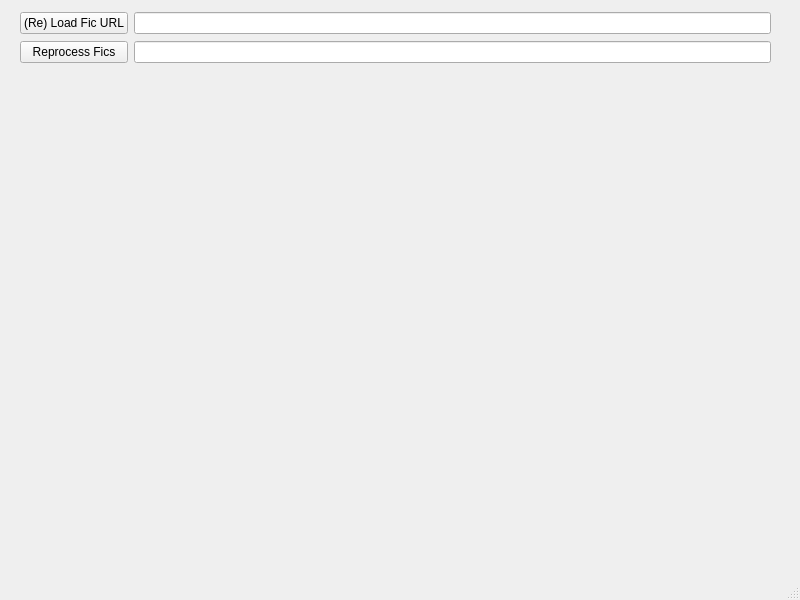
<?xml version="1.0" encoding="UTF-8"?>
<ui version="4.0">
 <class>servitorWindow</class>
 <widget class="QMainWindow" name="servitorWindow">
  <property name="geometry">
   <rect>
    <x>0</x>
    <y>0</y>
    <width>800</width>
    <height>600</height>
   </rect>
  </property>
  <property name="windowTitle">
   <string>MainWindow</string>
  </property>
  <widget class="QWidget" name="centralwidget">
   <widget class="QWidget" name="">
    <property name="geometry">
     <rect>
      <x>20</x>
      <y>11</y>
      <width>751</width>
      <height>54</height>
     </rect>
    </property>
    <layout class="QGridLayout" name="gridLayout">
     <item row="0" column="0">
      <widget class="QPushButton" name="pbLoadFic">
       <property name="text">
        <string>(Re) Load Fic URL</string>
       </property>
      </widget>
     </item>
     <item row="0" column="1">
      <widget class="QLineEdit" name="leFicUrl"/>
     </item>
     <item row="1" column="0">
      <widget class="QPushButton" name="pbReprocessFics">
       <property name="text">
        <string>Reprocess Fics</string>
       </property>
      </widget>
     </item>
     <item row="1" column="1">
      <widget class="QLineEdit" name="leReprocessFics"/>
     </item>
    </layout>
   </widget>
  </widget>
  <widget class="QMenuBar" name="menubar">
   <property name="geometry">
    <rect>
     <x>0</x>
     <y>0</y>
     <width>800</width>
     <height>21</height>
    </rect>
   </property>
  </widget>
  <widget class="QStatusBar" name="statusbar"/>
 </widget>
 <resources/>
 <connections/>
</ui>
